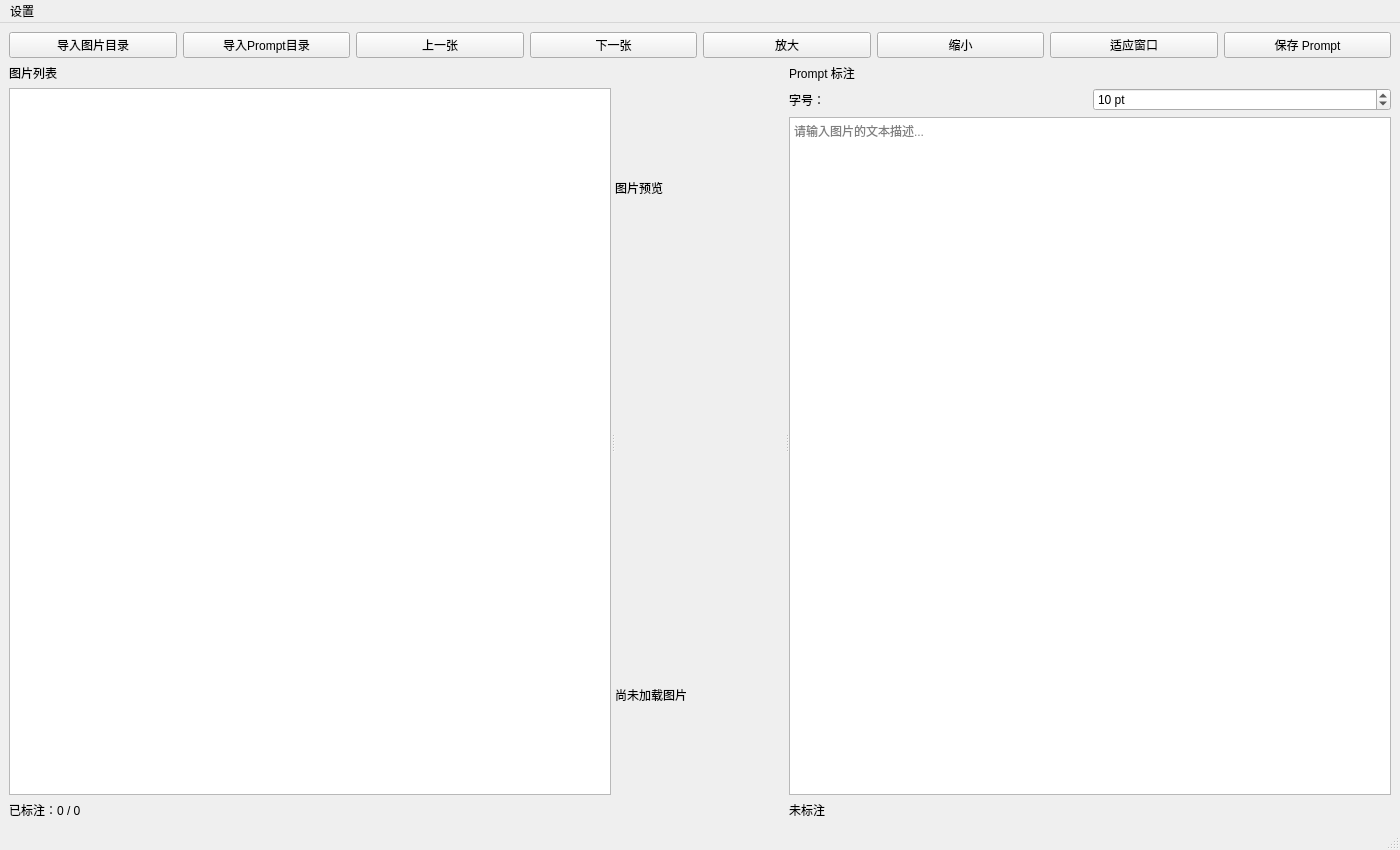
<?xml version="1.0" encoding="UTF-8"?>
<ui version="4.0">
 <class>MainWindow</class>
 <widget class="QMainWindow" name="MainWindow">
  <property name="geometry">
   <rect>
    <x>0</x>
    <y>0</y>
    <width>1400</width>
    <height>850</height>
   </rect>
  </property>
  <property name="windowTitle">
   <string>Image Caption Studio v1.0</string>
  </property>
  <widget class="QMenuBar" name="menubar">
   <property name="geometry">
    <rect>
     <x>0</x>
     <y>0</y>
     <width>1400</width>
     <height>22</height>
    </rect>
   </property>
   <widget class="QMenu" name="menuSettings">
    <property name="title">
     <string>设置</string>
    </property>
    <addaction name="actionUiFontSize"/>
    <addaction name="actionShortcutSettings"/>
   </widget>
   <addaction name="menuSettings"/>
  </widget>
  <widget class="QWidget" name="centralwidget">
   <layout class="QVBoxLayout" name="verticalLayout">
    <item>
     <layout class="QHBoxLayout" name="toolbarLayout">
      <item>
       <widget class="QPushButton" name="btnImport">
        <property name="text">
         <string>导入图片目录</string>
        </property>
       </widget>
      </item>
      <item>
       <widget class="QPushButton" name="btnImportPrompt">
        <property name="text">
         <string>导入Prompt目录</string>
        </property>
       </widget>
      </item>
      <item>
       <widget class="QPushButton" name="btnPrevious">
        <property name="text">
         <string>上一张</string>
        </property>
       </widget>
      </item>
      <item>
       <widget class="QPushButton" name="btnNext">
        <property name="text">
         <string>下一张</string>
        </property>
       </widget>
      </item>
      <item>
       <widget class="QPushButton" name="btnZoomIn">
        <property name="text">
         <string>放大</string>
        </property>
       </widget>
      </item>
      <item>
       <widget class="QPushButton" name="btnZoomOut">
        <property name="text">
         <string>缩小</string>
        </property>
       </widget>
      </item>
      <item>
       <widget class="QPushButton" name="btnFit">
        <property name="text">
         <string>适应窗口</string>
        </property>
       </widget>
      </item>
      <item>
       <widget class="QPushButton" name="btnSave">
        <property name="text">
         <string>保存 Prompt</string>
        </property>
       </widget>
      </item>
     </layout>
    </item>
    <item>
     <widget class="QSplitter" name="mainSplitter">
      <property name="orientation">
       <enum>Qt::Horizontal</enum>
      </property>
      <widget class="QWidget" name="leftPanel">
       <layout class="QVBoxLayout" name="leftLayout">
        <item>
         <widget class="QLabel" name="labelImages">
          <property name="text">
           <string>图片列表</string>
          </property>
         </widget>
        </item>
        <item>
         <widget class="QListWidget" name="imageList"/>
        </item>
        <item>
         <widget class="QLabel" name="labelStats">
          <property name="text">
           <string>已标注：0 / 0</string>
          </property>
         </widget>
        </item>
       </layout>
      </widget>
      <widget class="QWidget" name="centerPanel">
       <layout class="QVBoxLayout" name="centerLayout">
        <item>
         <widget class="QLabel" name="labelPreview">
          <property name="text">
           <string>图片预览</string>
          </property>
         </widget>
        </item>
        <item>
         <widget class="QWidget" name="viewerContainer" native="true"/>
        </item>
        <item>
         <widget class="QLabel" name="labelImageInfo">
          <property name="text">
           <string>尚未加载图片</string>
          </property>
         </widget>
        </item>
       </layout>
      </widget>
      <widget class="QWidget" name="rightPanel">
       <layout class="QVBoxLayout" name="rightLayout">
        <item>
         <widget class="QLabel" name="labelPrompt">
          <property name="text">
           <string>Prompt 标注</string>
          </property>
         </widget>
        </item>
        <item>
         <layout class="QHBoxLayout" name="promptFontSizeLayout">
          <item>
           <widget class="QLabel" name="labelPromptFontSize">
            <property name="text">
             <string>字号：</string>
            </property>
           </widget>
          </item>
          <item>
           <widget class="QSpinBox" name="spinPromptFontSize">
            <property name="minimum">
             <number>8</number>
            </property>
            <property name="maximum">
             <number>48</number>
            </property>
            <property name="singleStep">
             <number>1</number>
            </property>
            <property name="suffix">
             <string> pt</string>
            </property>
            <property name="value">
             <number>10</number>
            </property>
           </widget>
          </item>
         </layout>
        </item>
        <item>
         <widget class="QTextEdit" name="captionEditor">
          <property name="placeholderText">
           <string>请输入图片的文本描述...</string>
          </property>
         </widget>
        </item>
        <item>
         <widget class="QLabel" name="labelCaptionStatus">
          <property name="text">
           <string>未标注</string>
          </property>
         </widget>
        </item>
       </layout>
      </widget>
     </widget>
    </item>
   </layout>
  </widget>
  <widget class="QStatusBar" name="statusbar"/>
  <action name="actionShortcutSettings">
   <property name="text">
    <string>&#x5FEB;&#x6377;&#x952E;...</string>
   </property>
  </action>
  <action name="actionUiFontSize">
   <property name="text">
    <string>界面字号</string>
   </property>
  </action>
 </widget>
 <resources/>
 <connections/>
</ui>
